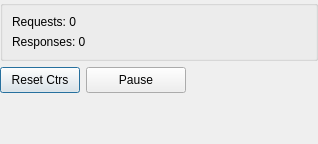
<?xml version="1.0" encoding="UTF-8"?>
<ui version="4.0">
 <class>StatisticWidget</class>
 <widget class="QWidget" name="StatisticWidget">
  <property name="geometry">
   <rect>
    <x>0</x>
    <y>0</y>
    <width>318</width>
    <height>144</height>
   </rect>
  </property>
  <layout class="QVBoxLayout" name="verticalLayout_2">
   <property name="leftMargin">
    <number>0</number>
   </property>
   <property name="topMargin">
    <number>0</number>
   </property>
   <property name="rightMargin">
    <number>0</number>
   </property>
   <property name="bottomMargin">
    <number>0</number>
   </property>
   <item>
    <widget class="QGroupBox" name="groupBox">
     <property name="sizePolicy">
      <sizepolicy hsizetype="Preferred" vsizetype="Preferred">
       <horstretch>0</horstretch>
       <verstretch>0</verstretch>
      </sizepolicy>
     </property>
     <property name="minimumSize">
      <size>
       <width>300</width>
       <height>0</height>
      </size>
     </property>
     <layout class="QVBoxLayout" name="verticalLayout">
      <item>
       <widget class="QLabel" name="labelNumberRequests">
        <property name="text">
         <string>Requests: 0</string>
        </property>
       </widget>
      </item>
      <item>
       <widget class="QLabel" name="labelNumberResponses">
        <property name="text">
         <string>Responses: 0</string>
        </property>
       </widget>
      </item>
     </layout>
    </widget>
   </item>
   <item>
    <layout class="QHBoxLayout" name="horizontalLayout">
     <item>
      <widget class="QPushButton" name="pushButtonResetCtrs">
       <property name="sizePolicy">
        <sizepolicy hsizetype="Fixed" vsizetype="Fixed">
         <horstretch>0</horstretch>
         <verstretch>0</verstretch>
        </sizepolicy>
       </property>
       <property name="minimumSize">
        <size>
         <width>0</width>
         <height>26</height>
        </size>
       </property>
       <property name="text">
        <string>Reset Ctrs</string>
       </property>
       <property name="default">
        <bool>true</bool>
       </property>
      </widget>
     </item>
     <item>
      <widget class="QPushButton" name="pushButtonPause">
       <property name="sizePolicy">
        <sizepolicy hsizetype="Fixed" vsizetype="Fixed">
         <horstretch>0</horstretch>
         <verstretch>0</verstretch>
        </sizepolicy>
       </property>
       <property name="minimumSize">
        <size>
         <width>100</width>
         <height>26</height>
        </size>
       </property>
       <property name="text">
        <string>Pause</string>
       </property>
      </widget>
     </item>
     <item>
      <spacer name="horizontalSpacer">
       <property name="orientation">
        <enum>Qt::Orientation::Horizontal</enum>
       </property>
       <property name="sizeHint" stdset="0">
        <size>
         <width>40</width>
         <height>20</height>
        </size>
       </property>
      </spacer>
     </item>
    </layout>
   </item>
   <item>
    <spacer name="verticalSpacer">
     <property name="orientation">
      <enum>Qt::Orientation::Vertical</enum>
     </property>
     <property name="sizeHint" stdset="0">
      <size>
       <width>20</width>
       <height>40</height>
      </size>
     </property>
    </spacer>
   </item>
  </layout>
 </widget>
 <resources/>
 <connections/>
</ui>
